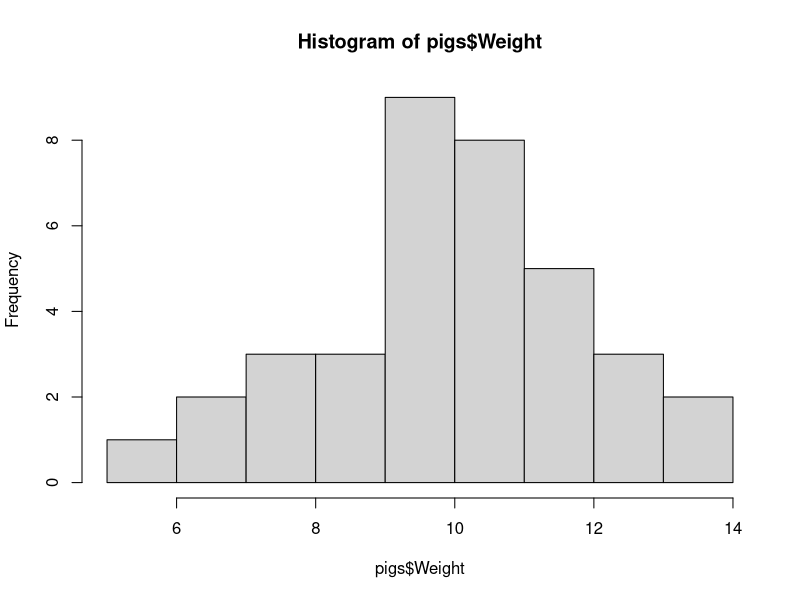
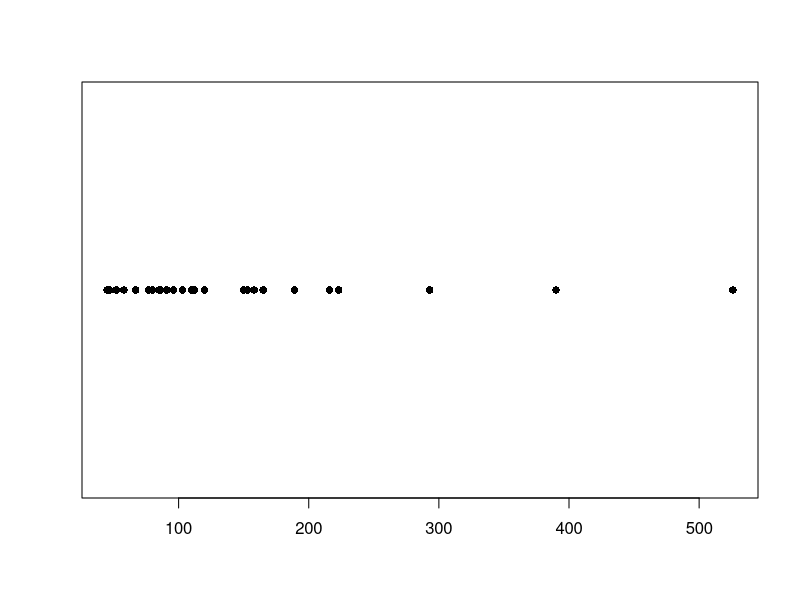
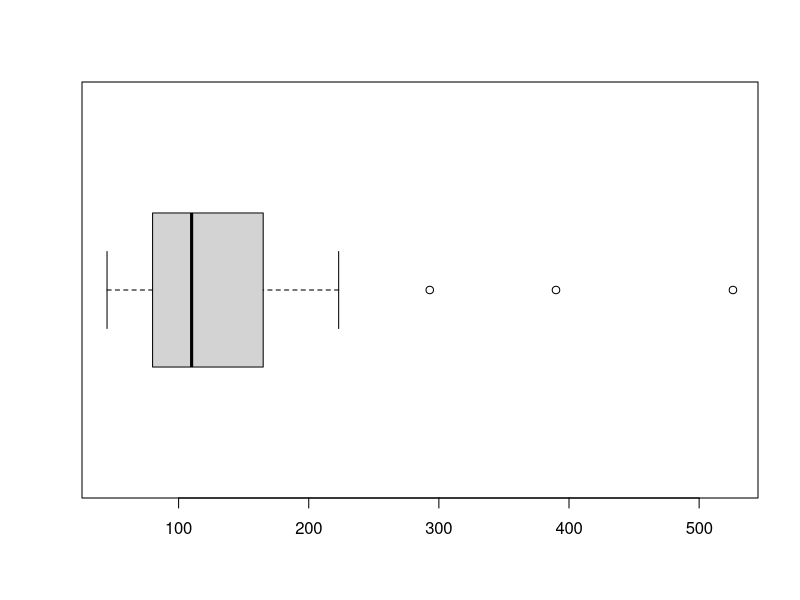
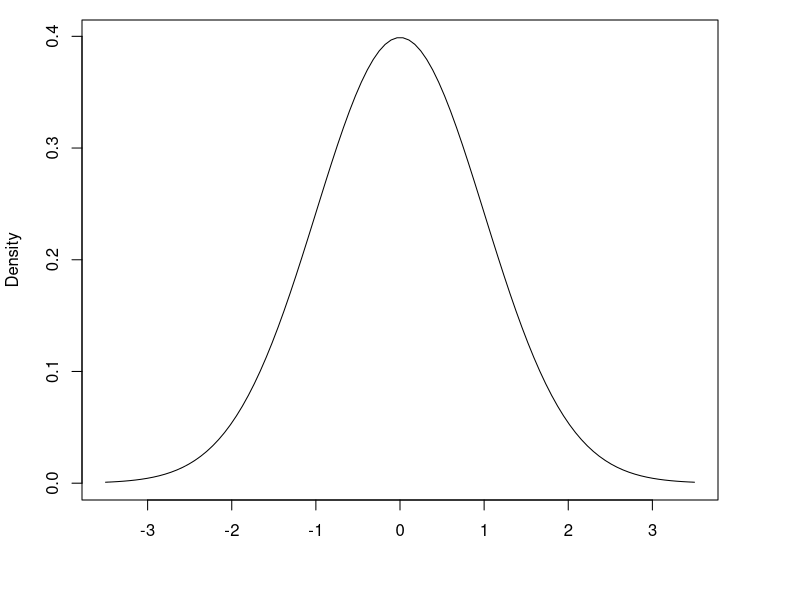
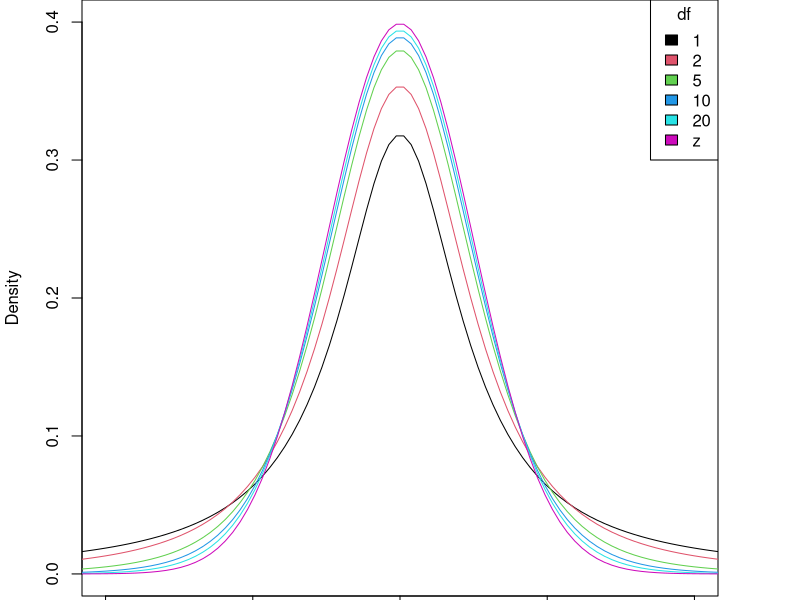
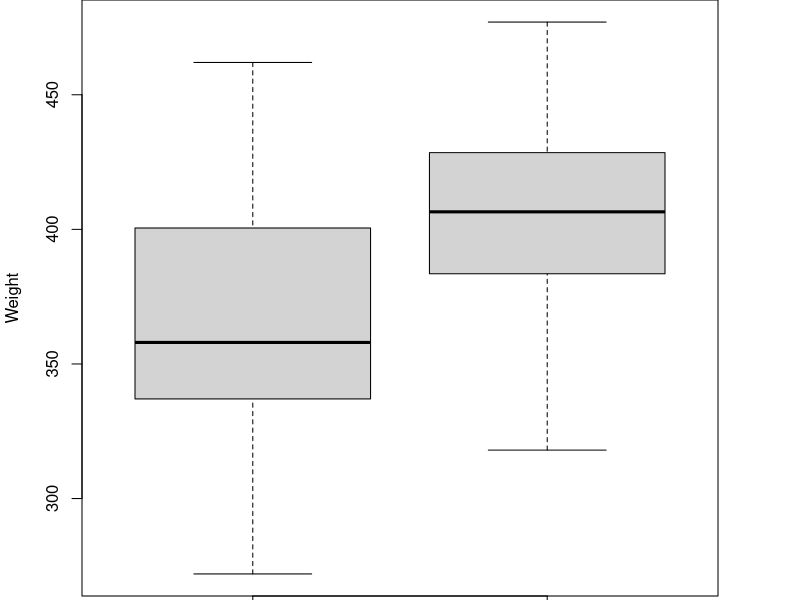
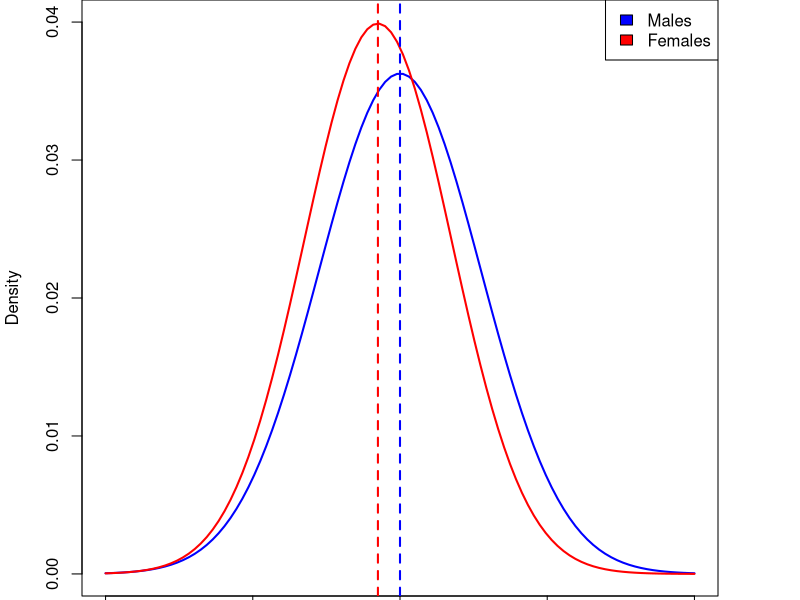

The R source for these figures, in order:
## ---- chunk 1
# This is a comment

# This adds 3 + 5
3 + 5

# This adds 3 + 2 and assigns it to an object called "a"
a = 3 + 2

# This shows the value of "a"
a
## ---- chunk 2
# This also adds 3 + 2 and assigns it to an object called "a"
a <- 3 + 5

# This takes the object "a", and adds 10 to it
a + 10

# This calculates the square root of "a"
# sqrt is called a "function" - we'll use functions a lot
sqrt(a)
## ---- chunk 3
## Load the data into R from a CSV file
mouseData <- read.csv('DataSets/mouseExample.csv')
## ---- chunk 4
## what sort of data object is it?
class(mouseData)
## ---- chunk 5
## What are its dimensions?
dim(mouseData)
## ---- chunk 6
## List the variables names in the dataframe
names(mouseData)
## ---- chunk 7
## Typing the name of the object displays its contents
mouseData
## ---- chunk 8
## The $ symbol allows you to reference the columns of a dataframe.
## The following produces a summary of the data in the 
## "WeightGain_grams" column, and the calculates the standard 
## deviation.
summary(mouseData$WeightGain_grams)
sd(mouseData$WeightGain_grams)
## ---- chunk 9
## You can also just use the column number
summary(mouseData[,4])
## ---- chunk 10
## Or the name of the column
summary(mouseData[,"WeightGain_grams"])
## ---- chunk 11
pigs<-read.csv('DataSets/pigs.csv')
head(pigs)
## ---- chunk 12
## Since there is only one variable, can just specificy the 
## "pigs" data.frame
table(pigs)
## Better practice to specify the variable you are interested in
table(pigs$Weight)
## ---- chunk 13
hist(pigs$Weight)
## ---- chunk 14
heroin<-read.csv('DataSets/morphine.csv')
options(width=50)
sort(heroin$Morphine)
## ---- chunk 15
stripchart(heroin$Morphine, pch=16, vertical=FALSE)
## ---- chunk 16
mean(heroin$Morphine)
## ---- chunk 17
median(heroin$Morphine)
## ---- chunk 18
summary(heroin$Morphine)
## ---- chunk 19
boxplot(heroin$Morphine, horizontal = TRUE)
## ---- chunk 20
range(heroin$Morphine)
IQR(heroin$Morphine)
## ---- chunk 21
sd(heroin$Morphine)
## ---- chunk 22
var(heroin$Morphine)
sd(heroin$Morphine)^2
## ---- chunk 23
x<-seq(-3.5,3.5,l=100)
par(mar=c(5,4.1,1,4.1))
plot(x, dnorm(x),type='l',ylab='Density',xlab='')
## ---- chunk 24
x<-seq(-5,5,l=100)
d<-c(1,2,5,10,20)
par(mar=c(0.2,4.1,0,4.1))
plot(x, dt(x,1),type='l',ylab='Density',xlab='',ylim=c(0,0.4),xlim=c(-4,4))
for(i in 2:5) lines(x, dt(x,d[i]),col=i)
lines(x,dnorm(x),col=6)
legend("topright",legend=c(d,"z"),fill=1:6,title='df')
## ---- chunk 25
calcium<-read.csv('DataSets/calcium.csv')
head(calcium)
## ---- chunk 26
t.test(calcium$Calcium)
## ---- chunk 27
corn<-read.csv('DataSets/corn.csv')
head(corn)
## ---- chunk 28
## Generate boxplots for each group
boxplot(Weight ~ Group, data=corn)
## ---- chunk 29
## Confidence interval for difference between means
t.test(Weight ~ Group, data=corn)
## ---- chunk 30
## Confidence interval for difference between means
t.test(Weight ~ Group, data=corn, conf.level = 0.99)
## ---- chunk 31
t.test(Weight ~ Group, data=corn)
## ---- chunk 32
aggregate(corn$Weight, list(corn$Group), mean)
aggregate(corn$Weight, list(corn$Group), sd)
## ---- chunk 33
t.test(Weight ~ Group, data=corn)
## ---- chunk 34
x<-seq(20,100,l=100)
plot(x,dnorm(x,60,11),type='l',ylim=c(0,0.040),xlab='Serum LD',ylab="Density",
     col="blue",lwd=2)
lines(x,dnorm(x,57,10),col="red",lwd=2)
abline(v=60,col='blue',lwd=2,lty=2)
abline(v=57,col='red',lwd=2,lty=2)
legend("topright",legend=c("Males","Females"),fill=c("blue","red"))
